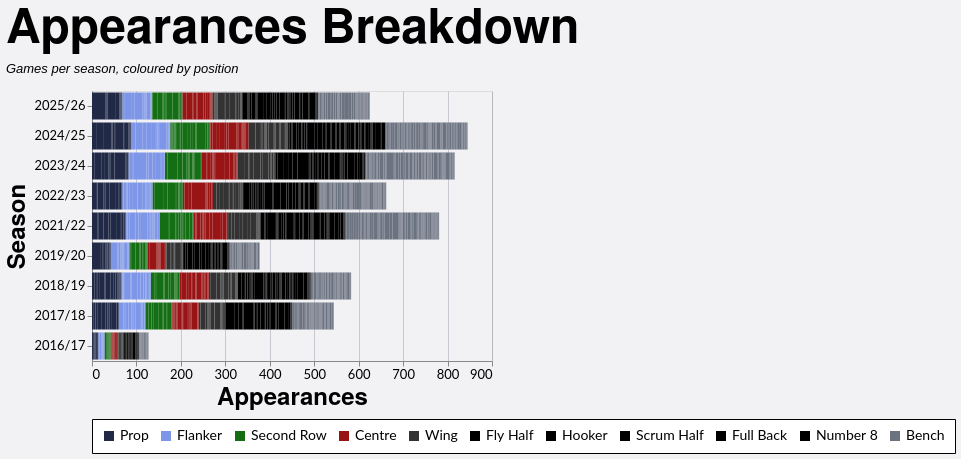

Here is the Vega-Lite specification saved for this chart:
### Vega-Lite specification from a JSON file in a GitHub repository (floating-point values rounded to 4 significant figures; data arrays with more than 128 entries replaced by an {"elided": "..."} marker saying what was removed)
{"config": {"axis": {"labelFont": "Lato, sans-serif", "titleFont": "PT Sans Narrow, Helvetica Neue, Helvetica, Arial, sans-serif", "labelFontSize": 13, "titleFontSize": 24, "gridColor": "#202947", "gridOpacity": 0.2}, "header": {"labelFont": "PT Sans Narrow, Helvetica Neue, Helvetica, Arial, sans-serif", "titleFont": "PT Sans Narrow, Helvetica Neue, Helvetica, Arial, sans-serif", "labelFontSize": 24, "titleFontSize": 28, "labelFontWeight": "bold", "orient": "left"}, "legend": {"labelFont": "Lato, sans-serif", "titleFont": "PT Sans Narrow, Helvetica Neue, Helvetica, Arial, sans-serif", "labelFontSize": 14, "titleFontSize": 16, "titlePadding": 5, "fillColor": "white", "strokeColor": "black", "padding": 10, "titleFontWeight": "lighter", "titleFontStyle": "italic", "titleColor": "gray", "offset": 10}, "title": {"font": "PT Sans Narrow, Helvetica Neue, Helvetica, Arial, sans-serif", "fontSize": 48, "fontWeight": "bold", "anchor": "start", "align": "center", "titlePadding": 20, "subtitlePadding": 10, "subtitleFontSize": 13, "subtitleColor": "", "subtitleFontStyle": "italic", "offset": 15, "color": "black"}, "axisX": {"labelAngle": 0}, "facet": {"title": null, "header": null, "align": {"row": "each", "column": "each"}}, "resolve": {"scale": {"y": "independent", "facet": "independent"}}, "background": "#f2f1f4"}, "data": {"name": "data-46141ffc7602cc1d1fda4fb0070f0311"}, "mark": {"type": "bar"}, "encoding": {"color": {"field": "color_value", "legend": {"orient": "bottom", "title": null}, "scale": {"domain": ["Prop", "Flanker", "Second Row", "Centre", "Wing", "Fly Half", "Hooker", "Scrum Half", "Full Back", "Number 8", "Bench"], "range": ["#202946", "#7d96e8", "#146f14", "#991515", "#333333", "#000000", "#000000", "#000000", "#000000", "#000000", "#6b7280"]}, "type": "nominal"}, "order": {"field": "stack_order", "type": "quantitative"}, "tooltip": [{"field": "player", "title": "Player", "type": "nominal"}, {"field": "season", "title": "Season", "type": "nominal"}, {"field": "color_value", "title": "Position", "type": "nominal"}, {"aggregate": "sum", "field": "apps", "title": "Appearances", "type": "quantitative"}], "x": {"aggregate": "sum", "field": "apps", "title": "Appearances", "type": "quantitative"}, "y": {"field": "season", "sort": {"field": "season_sort", "op": "max", "order": "descending"}, "title": "Season", "type": "nominal"}}, "height": {"step": 30}, "title": {"text": "Appearances Breakdown", "subtitle": "Games per season, coloured by position"}, "width": 400, "$schema": "https://vega.github.io/schema/vega-lite/v5.20.1.json", "datasets": {"data-46141ffc7602cc1d1fda4fb0070f0311": {"elided": "2507 records"}}}
